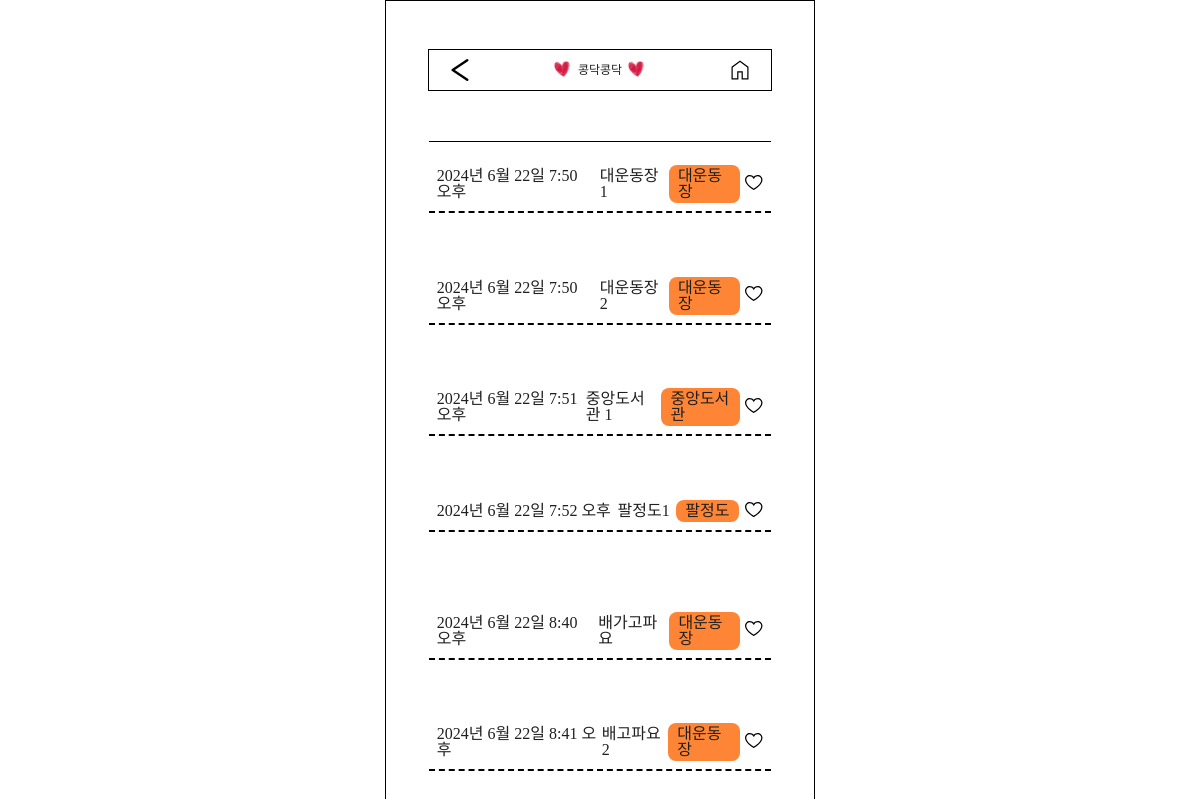
The app's page /all_posts/ (signed in) with its own data.
### main/models.py (models this page shows, shortened)
class Post(models.Model):
    WEATHER_CHOICES = [
        ('sunny', '맑음'),
        ('cloudy', '흐림'),
        ('rainy', '비'),
        ('snowy', '눈'),
    ]
    title = models.CharField(max_length=200)
    content = models.TextField()
    category = models.CharField(max_length=50)
    subcategory = models.CharField(max_length=50)
    author = models.ForeignKey(User, on_delete=models.CASCADE)
    created_at = models.DateTimeField(auto_now_add=True)
    weather = models.CharField(max_length=10, choices=WEATHER_CHOICES, default='sunny')
    tags = models.ManyToManyField(Tag, related_name='posts', blank=True)
    bookmark = models.ManyToManyField(User, related_name='bookmark', blank=True)

### main/views.py (the view)
# urls.py: path('all_posts/', views.all_posts, name='all_posts'),
@login_required
def all_posts(request):
    posts = Post.objects.filter(author=request.user)
    bookmarked_posts = request.user.bookmark.all()
    for post in posts:
        post.is_bookmarked = post in bookmarked_posts
    return render(request, 'main/all_posts.html', {'posts': posts})

### main/templates/main/all_posts.html (shortened to what this page needs)
{% extends 'base.html' %} {% block content %} {% include 'shared/_topnav.html'%}
{% load static %}
<link rel="stylesheet" type="text/css" href="../static/css/all_posts.css" />
<div class="all_posts_container">
  {% for post in posts %}
  <div class="all_posts_frame1">
    <a
      href="{% url 'post_detail' post.category post.subcategory post.id %}?next={% url 'all_posts' %}"
      class="all_posts_list"
    >
      <div>{{post.created_at}}</div>
      <div>{{post.title}}</div>
      <div class="place">{{post.subcategory}}</div>
      <button>
      </button>
    </a>
  </div>
  {% endfor%}
</div>
{% endblock %}

### project/static/css/base/index.css (style rules this page uses)
html, body { margin: 0; }
html { background-color: white; font-size: 16px; display: flex; justify-content: center; padding: 0; min-height: 100svh; }
body { width: 430px; height: 100%; }
* { font-family: "Sagak-sagak" !important; }
button { cursor: pointer; }

### project/static/css/all_posts.css (style rules this page uses)
.all_posts_container { display: flex; flex-direction: column; align-items: center; justify-content: flex-start; width: 100%; height: 90svh; }
.all_posts_frame1 { display: flex; flex-direction: column; width: 80%; height: 70vh; margin-top: 1rem; gap: 0.8rem; overflow-y: auto; }
.all_posts_list { display: flex; flex-direction: row; gap: 0.3rem; border-bottom: dashed 2px black; justify-content: space-between; align-items: center; font-size: 1rem; padding: 0.5rem; }
.place { border-radius: 8px; background: #fe8535; display: flex; padding: 3px 9px; justify-content: center; align-items: center; }

### records on screen
Post: created_at "2024년 6월 22일 7:50 오후", title "대운동장 1", subcategory "대운동장"
Post: created_at "2024년 6월 22일 7:50 오후", title "대운동장 2", subcategory "대운동장"
Post: created_at "2024년 6월 22일 7:51 오후", title "중앙도서관 1", subcategory "중앙도서관"
Post: created_at "2024년 6월 22일 7:52 오후", title "팔정도1", subcategory "팔정도"
Post: created_at "2024년 6월 22일 8:40 오후", title "배가고파요", subcategory "대운동장"
Post: created_at "2024년 6월 22일 8:41 오후", title "배고파요2", subcategory "대운동장"
